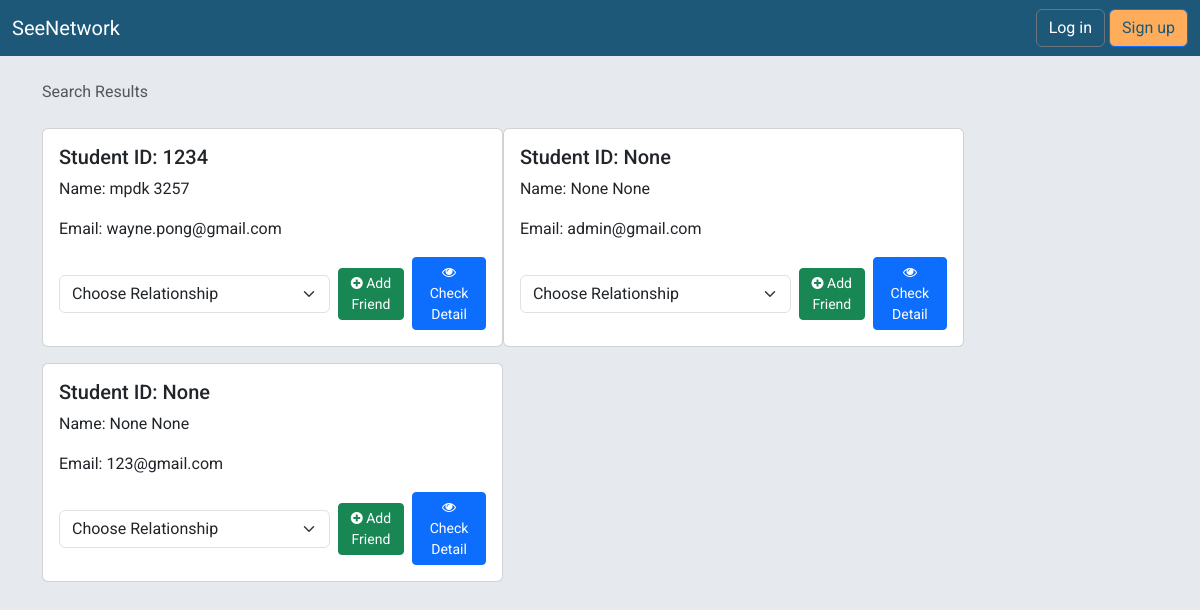
The app's page /search/ with its own data.
### accounts/models.py (models this page shows, shortened)
class CustomUser(AbstractUser):
    student_id = models.CharField(max_length=10, unique=True, blank=True, null=True)
    first_name = models.CharField(max_length=30, blank=True, null=True)
    last_name = models.CharField(max_length=30, blank=True, null=True)
    nick_name = models.CharField(max_length=30, blank=True, null=True)
    gender = models.CharField(max_length=1, default='n', choices=Gender.choices)
    department = models.CharField(max_length=10, blank=True, null=True, choices=Department.choices)
    display_name = models.PositiveSmallIntegerField(default=0, validators=[MinValueValidator(0), MaxValueValidator(6)])
    display_student_id = models.PositiveSmallIntegerField(default=0, validators=[MinValueValidator(0), MaxValueValidator(6)])
    display_nick_name = models.PositiveSmallIntegerField(default=0, validators=[MinValueValidator(0), MaxValueValidator(6)])
    display_gender = models.PositiveSmallIntegerField(default=0, validators=[MinValueValidator(0), MaxValueValidator(6)])
    display_department = models.PositiveSmallIntegerField(default=0, validators=[MinValueValidator(0), MaxValueValidator(6)])
    slug = models.SlugField(max_length=25, verbose_name='User Slug', unique=True)
    class Meta:
        verbose_name = 'User'
        verbose_name_plural = 'Users'

### network/views.py (the view)
# urls.py: path('search/', views.search_users, name='search_users'),
def search_users(request):
    query = request.GET.get('q', '')
    results = User.objects.filter(Q(username__icontains=query) | Q(first_name__icontains=query) | Q(last_name__icontains=query) | Q(nick_name__icontains=query) | Q(email__icontains=query))
    return render(request, 'search_results.html', {'results': results, 'query': query, 'choices': Relation.choices})

### templates/search_results.html (shortened to what this page needs)
{% extends 'base.html' %}
{% block breadcrumb %}
  <li class="breadcrumb-item active">Search Results</li>
{% endblock %}
{% block content %}
  {% if results %}
    <div class="card-group">
      {% for user in results %}
        <form method="post" action="{% url 'send_friend_request' user.id %}">
          {% include 'includes/choice_relation.html' %}
        </form>
      {% endfor %}
    </div>
  {% endif %}
{% endblock %}

### templates/includes/choice_relation.html (shortened to what this page needs)
<div class="card mb-3">
    <div class="card-body">
        <h5 class="card-title">Student ID: {{ user.student_id }}</h5>
        <p class="card-text">Name: {{ user.first_name }} {{ user.last_name }}</p>
        <p class="card-text">Email: {{ user.email }}</p>
        <div class="d-flex align-items-center">
            <select class="form-select" name="relationship" aria-label="Choose Relationship">
                <option value="" selected>Choose Relationship</option>
            </select>
            <button type="submit" name="relationship" value="friend" class="btn btn-success btn-sm ms-2">
                <i class="fa fa-plus-circle"></i> Add Friend
            </button>
            <a href="{% url 'profile_view' user.slug %}" class="btn btn-primary btn-sm ms-2" role="button">
                <i class="fa fa-eye"></i> Check Detail
            </a>
        </div>
    </div>
</div>

### static/css/dark-light.css (style rules this page uses)
@media (prefers-color-scheme: light) { body { background-color: white; color: black; } }

### static/css/nav.css (style rules this page uses)
body { font-family: "Roboto", sans-serif; background: #E6E9ED; min-height: 100vh; position: relative; }

### records on screen
CustomUser: student_id "1234", first_name "mpdk", last_name "3257", email "wayne.pong@gmail.com"
CustomUser: student_id "None", first_name "None", last_name "None", email "admin@gmail.com"
CustomUser: student_id "None", first_name "None", last_name "None", email "123@gmail.com"
